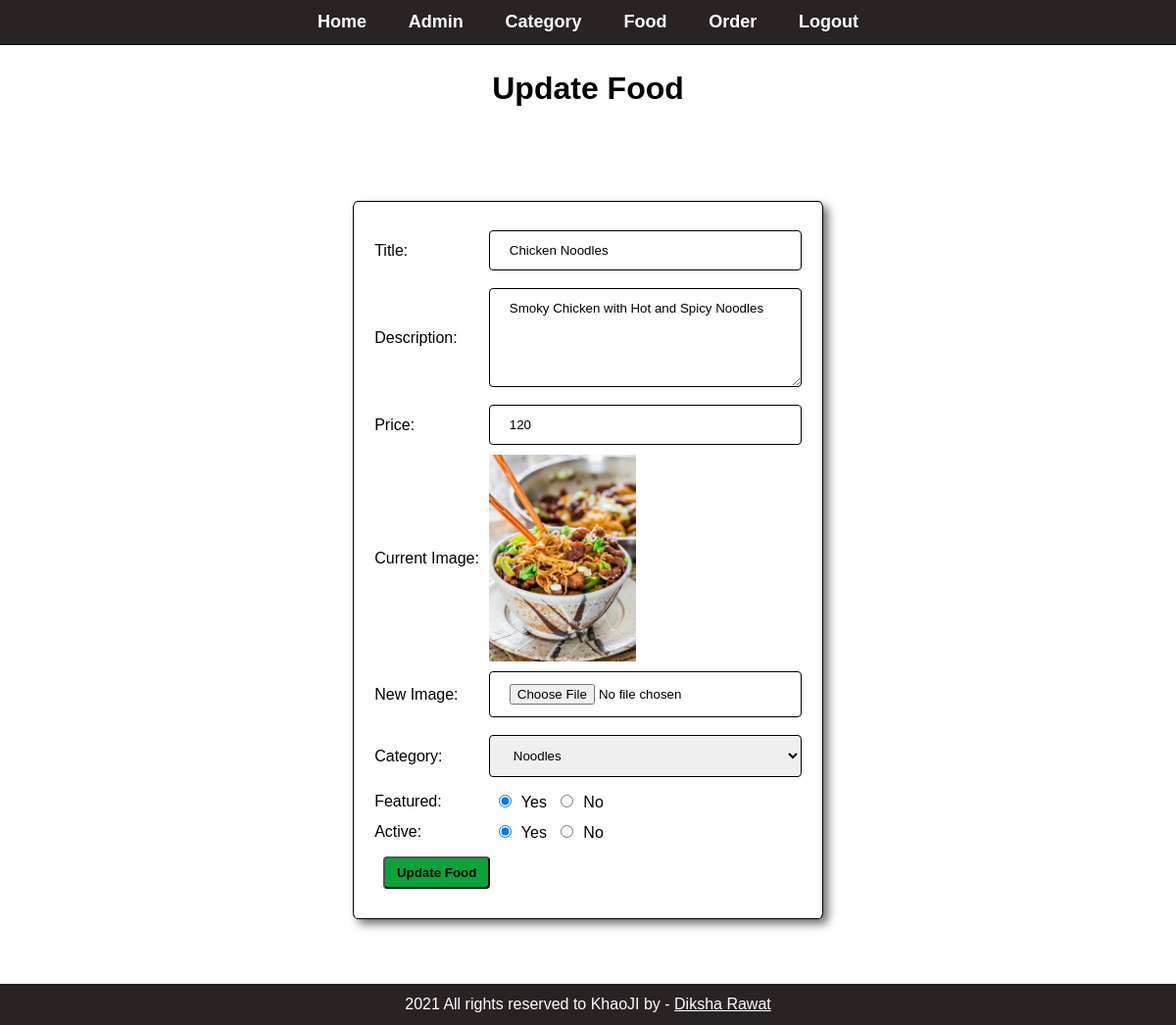
The page /admin/update-food.php?id=15 (signed in) on the database its author committed.
### tables this page shows
CREATE TABLE IF NOT EXISTS `food` (
  `id` int(10) UNSIGNED NOT NULL AUTO_INCREMENT,
  `title` varchar(100) NOT NULL,
  `description` text NOT NULL,
  `price` decimal(10,0) NOT NULL,
  `image_name` varchar(255) NOT NULL,
  `category_id` int(10) UNSIGNED NOT NULL,
  `featured` varchar(10) NOT NULL,
  `active` varchar(10) NOT NULL,
  PRIMARY KEY (`id`)
);

CREATE TABLE IF NOT EXISTS `category` (
  `id` int(10) UNSIGNED NOT NULL AUTO_INCREMENT,
  `title` varchar(100) NOT NULL,
  `image_name` varchar(255) DEFAULT NULL,
  `featured` varchar(10) NOT NULL,
  `active` varchar(10) NOT NULL,
  PRIMARY KEY (`id`)
);

### admin/update-food.php (the view, shortened to what this page needs)
<html>
<head>
    <link rel="stylesheet" href="../css/admin.css">
</head>
<body>
    <?php include('partials/menu.php');?>
    <div class="main-content">
        <div class="wrapper">
            <h1>Update Food</h1>
            <?php
                if(isset($_GET['id'])){
                    $id = $_GET['id'];
                    $sql2 = "SELECT * FROM food WHERE id=$id";
                    $res2 = mysqli_query($conn, $sql2);
                        $row2 = mysqli_fetch_assoc($res2);
                        $title = $row2['title'];
                        $description = $row2['description'];
                        $price = $row2['price'];
                        $current_image = $row2['image_name'];
                        $current_category = $row2['category_id'];
                        $featured = $row2['featured'];
                        $active = $row2['active'];
                }
                else{
                    header('location:'.SITEURL.'admin/manage-food.php');
                }
            ?>
            <form action="" method="POST" enctype="multipart/form-data">
                <table class="tbl-30">
                    <tr>
                        <td>Title:</td>
                        <td><input type="text" name="title" value="<?php echo $title; ?>"></td>
                    </tr>
                    <tr>
                        <td>Description:</td>
                        <td><textarea name="description" cols="30" rows="5" value=""><?php echo $description; ?></textarea></td>
                    </tr>
                    <tr>
                        <td>Price:</td>
                        <td><input type="number" name="price" value="<?php echo $price; ?>"></td>
                    </tr>
                    <tr>
                        <td>Current Image:</td>
                        <td>
                            <?php
                                if($current_image != ""){
                                    ?>
                                    <img src="<?php echo SITEURL; ?>images/food/<?php echo $current_image; ?>" width="150">
                                    <?php
                                }
                                else{
                                    echo "<div class='error'>Image NOT Available</div>";
                                }
                            ?>
                        </td>
                    </tr>
                    <tr>
                        <td>New Image:</td>
                        <td><input type="file" name="image"></td>
                    </tr>
                    <tr>
                        <td>Category:</td>
                        <td>
                            <select name="category">
                            <?php
                                    $sql = "SELECT * FROM category WHERE active='Yes'";
                                    $res = mysqli_query($conn, $sql);
                                    $count = mysqli_num_rows($res);
                                    if($count > 0){
                                        while($row = mysqli_fetch_assoc($res)){
                                            $category_id = $row['id'];
                                            $category_title = $row['title'];
                                            ?>
                                            <option <?php if($current_category == $category_id){ echo "selected"; }?> value="<?php echo $category_id; ?>"><?php echo $category_title; ?></option>
                                            <?php
                                        }
                                    }
                                    else{
                                        echo "<option value='0'>NO category Found</option>";
                                    }
                                    ?>
                            </select>
                        </td>
                    </tr>
                    <tr>
                        <td>Featured:</td>
                        <td>
                            <input <?php if($featured == "Yes") {echo "checked";}?> type="radio" name="featured" value="Yes">Yes
                            <input <?php if($featured == "No") {echo "checked";}?> type="radio" name="featured" value="No">No
                        </td>
                    </tr>
                    <tr>
                        <td>Active:</td>
                        <td>
                            <input <?php if($active == "Yes") {echo "checked";}?> type="radio" name="active" value="Yes">Yes
                            <input <?php if($active == "No") {echo "checked";}?> type="radio" name="active" value="No">No
                        </td>
                    </tr>
                    <tr>
                        <td colspan="2">
                            <input type="submit" name="submit" value="Update Food" class="btn-secondary">
                        </td>
                    </tr>
                </table>
            </form>
        </div>
    </div>
<?php include('partials/footer.php'); ?>
</body>
</html>

### css/admin.css (style rules this page uses)
* { margin: 0; padding: 0; font-family: Arial, Helvetica, sans-serif; }
.wrapper { padding: 1%; width: 80%; margin: 0 auto; }
.btn-primary, .btn-danger, .btn-secondary { padding: 7px 12px; border-radius: 4px; float: left; margin: 2%; }
.btn-secondary { background-color: #09a33a; color: black; text-decoration: none; font-weight: bold; }
.main-content { height: 100vh; width: 100%; padding-top: 5%; }

### css/menu.css (style rules this page uses)
.tbl-30 { width: 50% !important; border: 1px solid black !important; margin: 10% auto !important; padding: 2% 2% !important; box-shadow: 5px 5px 10px #666666f2 !important; background: white !important; border-radius: 1% !important; }
input[type='text'], input[type='password'], input[type='file'], input[type='number'], select, textarea { width: 100%; padding: 12px 20px; margin: 8px 0; display: inline-block; border: 1px solid black; border-radius: 4px; box-sizing: border-box; }
input[type='radio'] { margin: 8px 10px; padding: 12px 20px; }
.wrapper h1 { text-align: center; }

### rows shown on the page
food: title "Chicken Noodles", description "Smoky Chicken with Hot and Spicy Noodles", price "120", image_name (picture), category "Noodles", featured "☑", active "☑"
